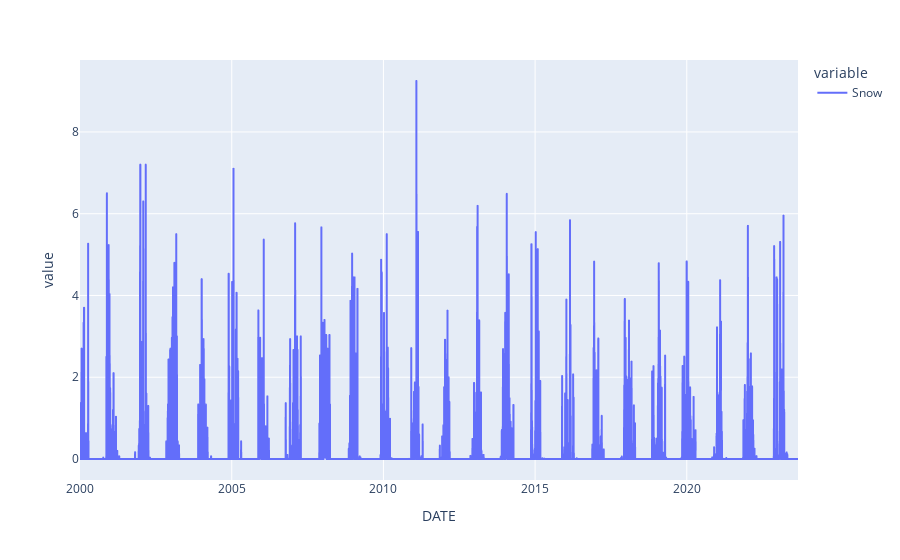

The cell this chart's notebook holds for it:
### Code cell
px.line(data['Snow'])

### Figure 1 — Plotly figure (JSON) as saved in the notebook; plotly's stock layout.template omitted (floating-point values rounded to 4 significant figures; data arrays with more than 128 entries replaced by an {"elided": "..."} marker saying what was removed)
{"data": [{"hovertemplate": "variable=Snow<br>DATE=%{x}<br>value=%{y}<extra></extra>", "legendgroup": "Snow", "line": {"color": "#636efa", "dash": "solid"}, "marker": {"symbol": "circle"}, "mode": "lines", "name": "Snow", "showlegend": true, "type": "scattergl", "x": {"elided": "8645 str values"}, "xaxis": "x", "y": {"elided": "8645 float values"}, "yaxis": "y"}], "layout": {"legend": {"title": {"text": "variable"}, "tracegroupgap": 0}, "margin": {"t": 60}, "xaxis": {"anchor": "y", "domain": [0, 1], "title": {"text": "DATE"}}, "yaxis": {"anchor": "x", "domain": [0, 1], "title": {"text": "value"}}}}
